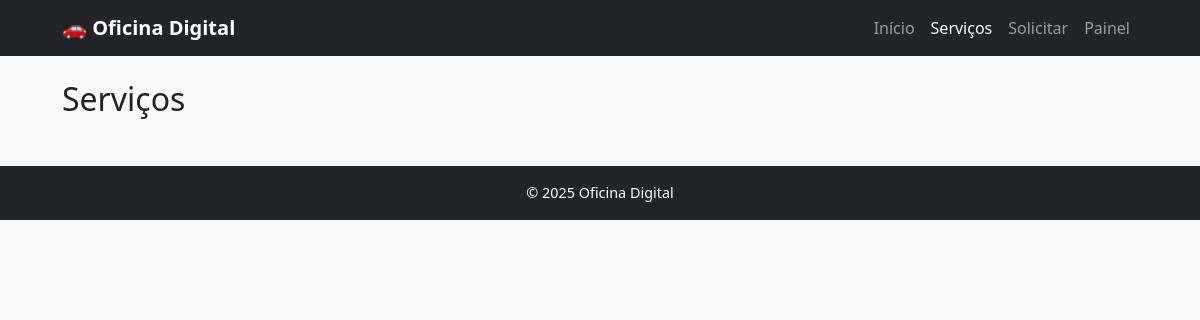
Page /servicos on the earlier database version.
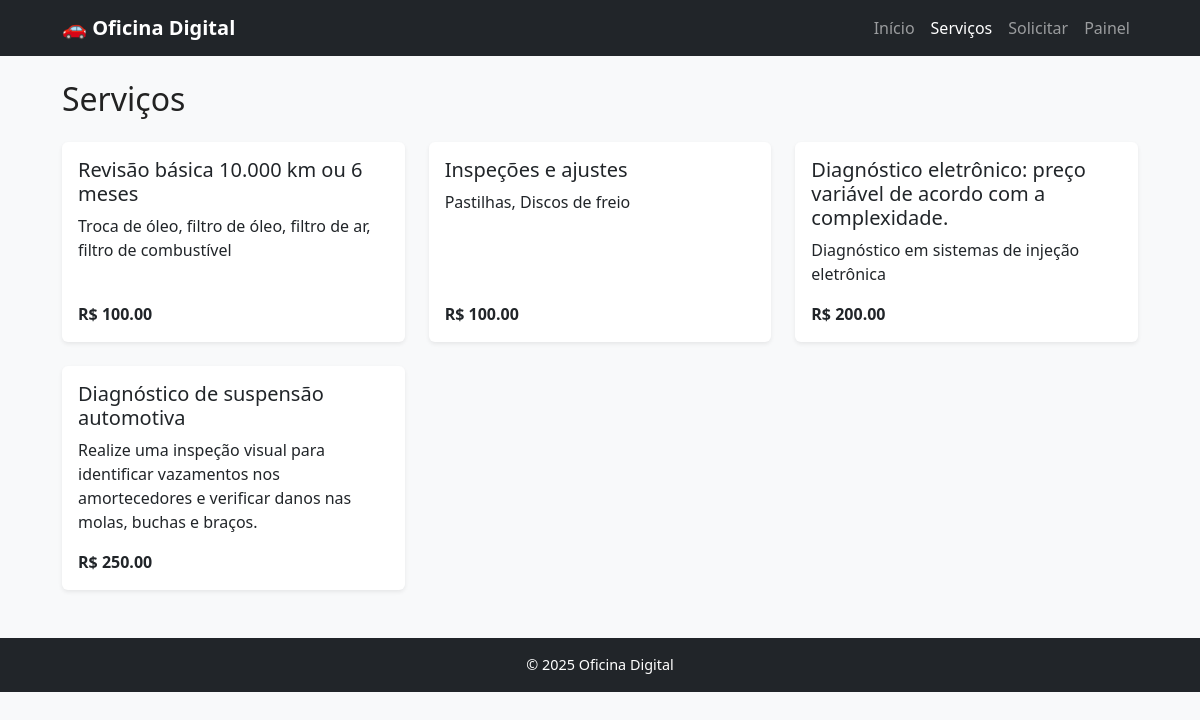
Same page on the later database version.
### app.py (models this page shows, shortened)
class Servico(db.Model):
    __tablename__ = 'servicos'
    id = db.Column(db.Integer, primary_key=True)
    nome = db.Column(db.String(120), nullable=False)
    preco = db.Column(db.Float, nullable=False)
    descricao = db.Column(db.Text, nullable=True)

### app.py (the view)
@app.route("/servicos")
def servicos():
    lista = Servico.query.all()
    return render_template("servicos.html", servicos=lista)

### templates/servicos.html (shortened to what this page needs)
{% extends "layout.html" %}
{% block content %}
<h2 class="mb-4">Serviços</h2>
<div class="row g-4">
  {% for s in servicos %}
  <div class="col-md-6 col-lg-4">
    <div class="card h-100 shadow-sm">
      <div class="card-body d-flex flex-column">
        <h5 class="card-title">{{ s.nome }}</h5>
        <p class="card-text mb-3">{{ s.descricao }}</p>
        <div class="mt-auto">
          <strong>R$ {{ '%.2f'|format(s.preco) }}</strong>
        </div>
      </div>
    </div>
  </div>
  {% endfor %}
</div>
{% endblock %}

### templates/layout.html (shortened to what this page needs)
<!DOCTYPE html>
<html lang="pt-br">
<head>
    <link href="https://cdn.jsdelivr.net/npm/bootstrap@5.3.3/dist/css/bootstrap.min.css" rel="stylesheet">
    <link rel="stylesheet" href="{{ url_for('static', filename='css/styles.css') }}">
</head>
<body class="bg-light">
<nav class="navbar navbar-expand-lg navbar-dark bg-dark">
  <div class="container">
    <a class="navbar-brand" href="/">🚗 Oficina Digital</a>
    <div class="collapse navbar-collapse" id="nav">
      <ul class="navbar-nav ms-auto">
        <li class="nav-item"><a class="nav-link {% if request.path == '/' %}active{% endif %}" href="/">Início</a></li>
        <li class="nav-item"><a class="nav-link {% if request.path.startswith('/servicos') %}active{% endif %}" href="/servicos">Serviços</a></li>
        <li class="nav-item"><a class="nav-link {% if request.path.startswith('/solicitar') %}active{% endif %}" href="/solicitar">Solicitar</a></li>
        <li class="nav-item"><a class="nav-link" href="/painel">Painel</a></li>
      </ul>
    </div>
  </div>
</nav>
<div class="container mt-4">
  {% block content %}{% endblock %}
</div>
<footer class="bg-dark text-white text-center py-3 mt-5">
  © 2025 Oficina Digital
</footer>
</body>
</html>

### static/css/styles.css (style rules this page uses)
:root { --primary: #0d6efd; --bg: #f4f6f9; --card: #ffffff; }
body { background: var(--bg); font-family: system-ui, -apple-system, "Segoe UI", Roboto, "Helvetica Neue", Arial; color: #222; }
a { text-decoration:none; }
.navbar-brand { font-weight: 600; }
.card { border: none; }
.container { max-width: 1100px; }
footer { font-size: 0.9rem; }

Differences in the rows shown:
added Servico: nome "Revisão básica 10.000 km ou 6 meses", descricao "Troca de óleo, filtro de óleo, filtro de ar, filtro de combustível", preco "100.00"
added Servico: nome "Inspeções e ajustes", descricao "Pastilhas, Discos de freio", preco "100.00"
added Servico: nome "Diagnóstico eletrônico: preço variável de acordo com a complexidade.", descricao "Diagnóstico em sistemas de injeção eletrônica", preco "200.00"
added Servico: nome "Diagnóstico de suspensão automotiva", descricao "Realize uma inspeção visual para identificar vazamentos nos amortecedores e verificar danos nas molas, buchas e braços.", preco "250.00"
